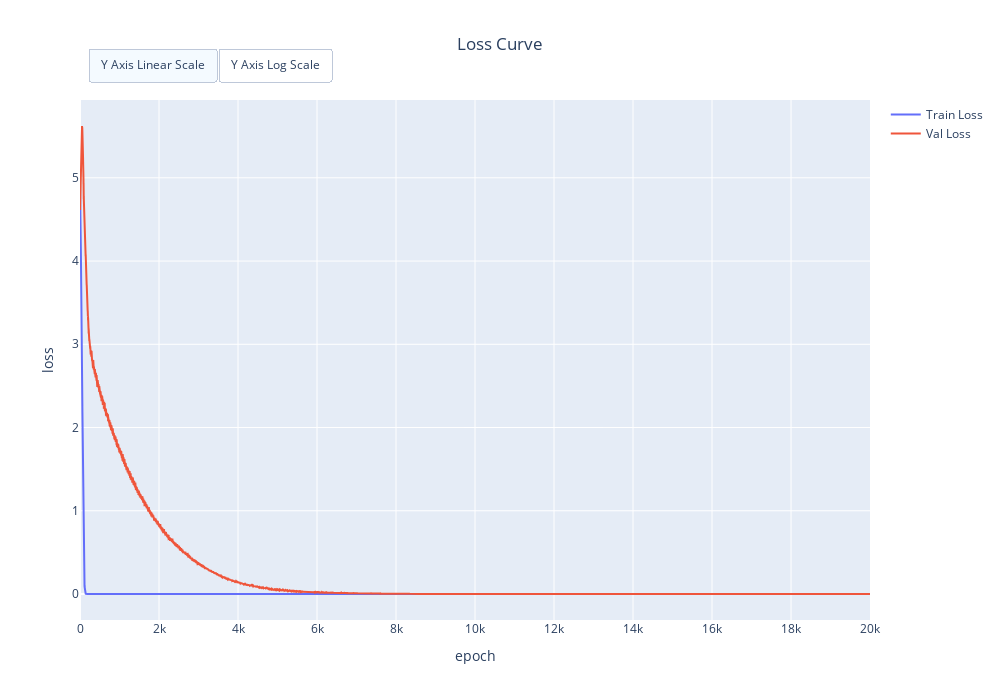

The code cell stored with this chart in its notebook:
### Markdown cell above
## Visualize Results

### Code cell
# Plot loss curve
fig = go.Figure()
fig.add_trace(
    go.Scatter(x=np.arange(len(train_stats["epoch_train_losses"])), y=train_stats["epoch_train_losses"], name="Train Loss")
)
fig.add_trace(
    go.Scatter(x=np.arange(len(train_stats["epoch_val_losses"])), y=train_stats["epoch_val_losses"], name="Val Loss")
)

# Add buttons for scaling axis
updatemenus = [
    dict(
        type = "buttons",
        direction = "left",
        buttons=list([
            dict(
                args=[{"yaxis": dict(type="linear")}],
                label="Y Axis Linear Scale",
                method="relayout"
            ),
            dict(
                args=[{"yaxis": dict(type="log")}],
                label="Y Axis Log Scale",
                method="relayout"
            )
        ]),
        showactive=True,
        x=0.01,
        xanchor="left",
        y=1.1,
        yanchor="top"
    )
]

# Update layout
fig.update_layout(
    height=700, width=1000,
    updatemenus=updatemenus,
    title_text="Loss Curve",
    title_x=0.5,
    xaxis_title_text="epoch",
    yaxis_title_text="loss"
)

fig.show()

### Figure 1 — Plotly figure (JSON) as saved in the notebook; plotly's stock layout.template omitted (floating-point values rounded to 4 significant figures; data arrays with more than 128 entries replaced by an {"elided": "..."} marker saying what was removed)
{"data": [{"name": "Train Loss", "type": "scatter", "x": {"elided": "20000 int values"}, "y": {"elided": "20000 float values"}}, {"name": "Val Loss", "type": "scatter", "x": {"elided": "20000 int values"}, "y": {"elided": "20000 float values"}}], "layout": {"height": 700, "title": {"text": "Loss Curve", "x": 0.5}, "updatemenus": [{"buttons": [{"args": [{"yaxis": {"type": "linear"}}], "label": "Y Axis Linear Scale", "method": "relayout"}, {"args": [{"yaxis": {"type": "log"}}], "label": "Y Axis Log Scale", "method": "relayout"}], "direction": "left", "showactive": true, "type": "buttons", "x": 0.01, "xanchor": "left", "y": 1.1, "yanchor": "top"}], "width": 1000, "xaxis": {"title": {"text": "epoch"}}, "yaxis": {"title": {"text": "loss"}}}}
